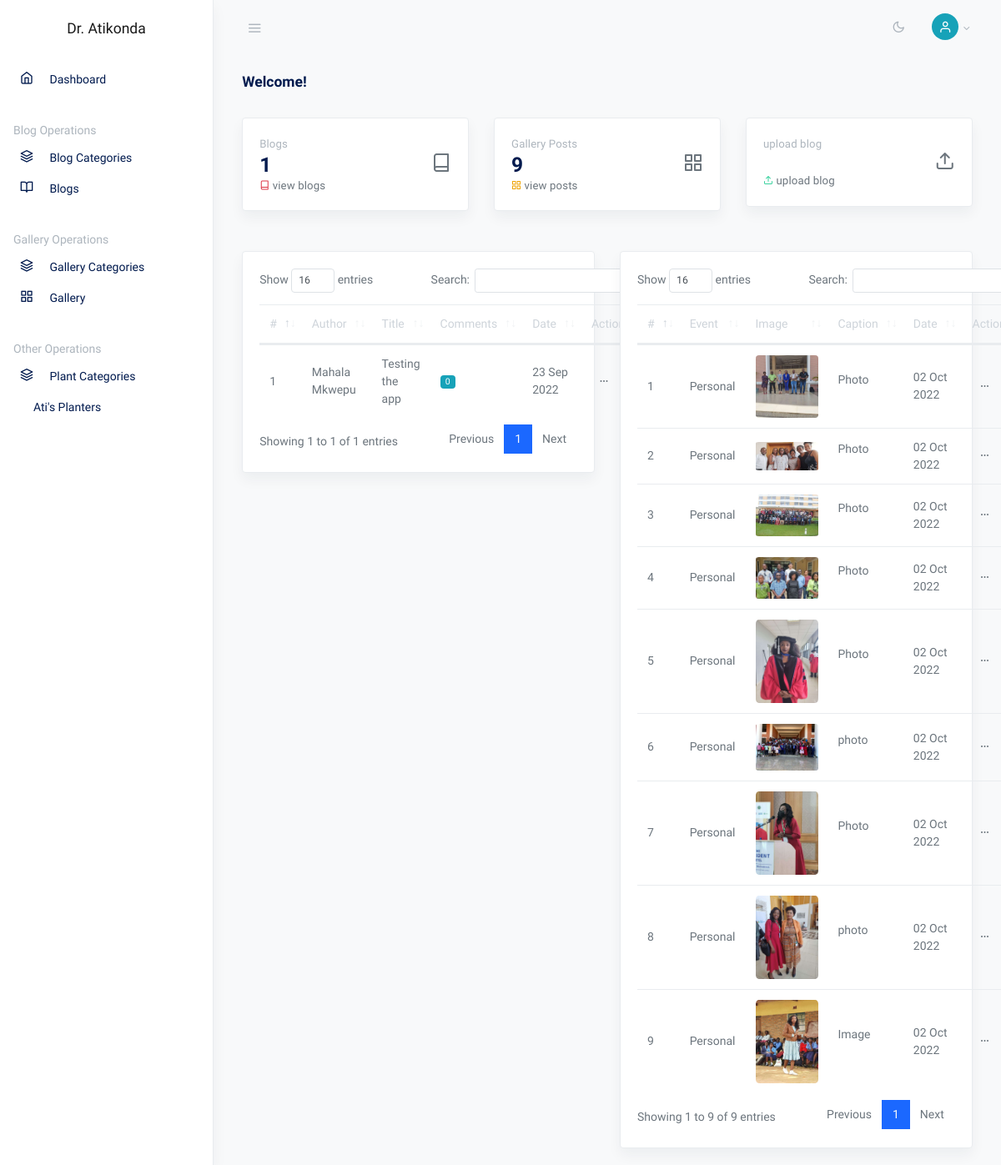
/admin/dashboard.php (signed in), run on an earlier commit of the app's database.
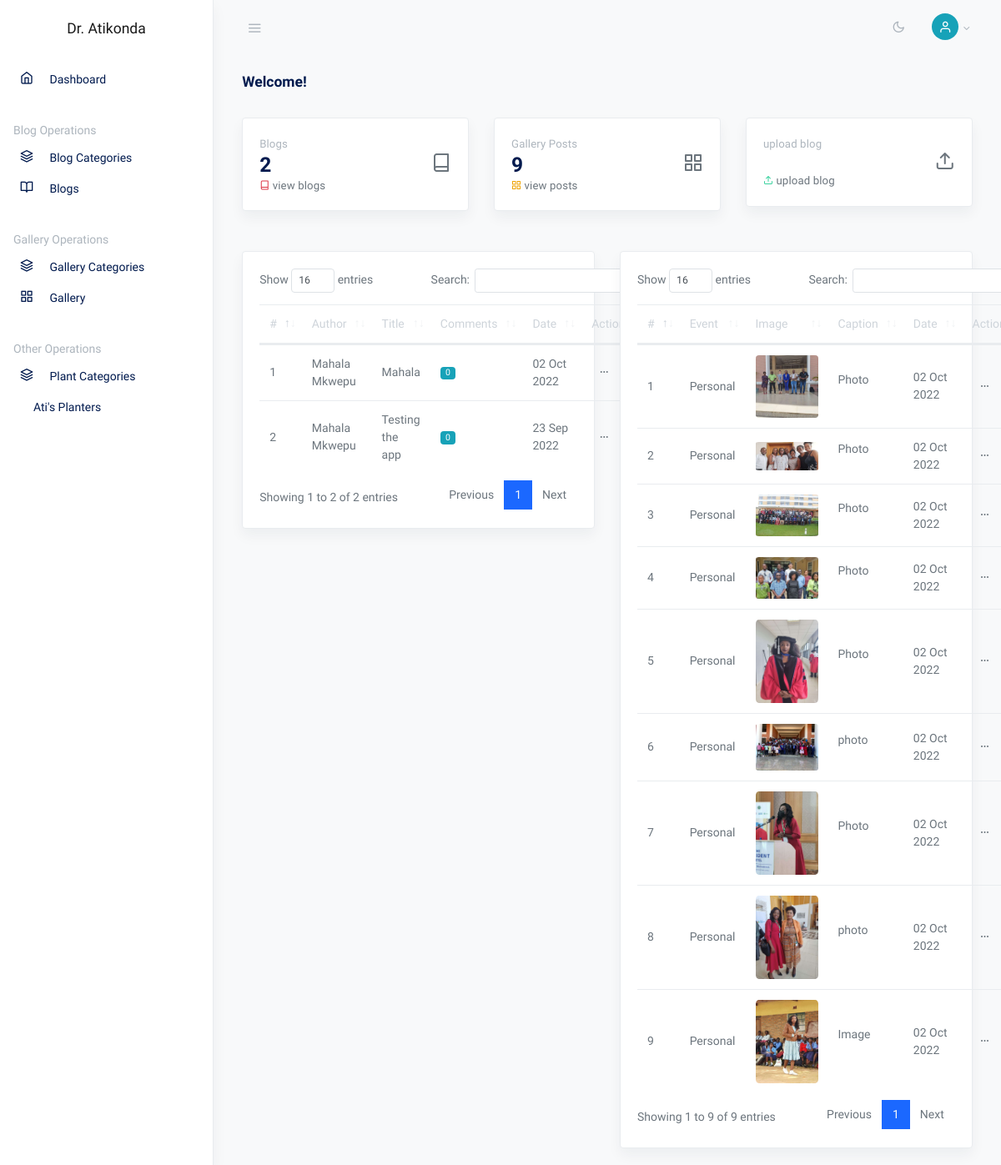
And on a later commit of the database.
### tables this page shows
CREATE TABLE IF NOT EXISTS `blogs` (
  `blog_id` int(11) NOT NULL AUTO_INCREMENT,
  `category_id` int(11) DEFAULT NULL,
  `title` varchar(200) DEFAULT NULL,
  `author` varchar(200) DEFAULT NULL,
  `image` varchar(200) DEFAULT NULL,
  `content` text,
  `date` date DEFAULT NULL,
  PRIMARY KEY (`blog_id`)
);

CREATE TABLE IF NOT EXISTS `gallery` (
  `gallery_id` int(11) NOT NULL AUTO_INCREMENT,
  `category_id` int(11) DEFAULT NULL,
  `event` text,
  `image` varchar(500) DEFAULT NULL,
  `caption` text,
  `upload_date` datetime DEFAULT CURRENT_TIMESTAMP,
  PRIMARY KEY (`gallery_id`)
);

CREATE TABLE IF NOT EXISTS `gallery_categories` (
  `category_id` int(11) NOT NULL AUTO_INCREMENT,
  `category_name` varchar(500) DEFAULT NULL,
  `upload_date` date DEFAULT NULL,
  PRIMARY KEY (`category_id`)
);

### classes/dbh.class.php (called while the page is built)
<?php
class Dbh{
	private $host = "localhost";
	private $user = "root";
	private $pwd = "";
	private $dbname = "atikonda";
	protected function connect(){
	$dsn = 'mysql:host=' . $this->host . ';dbname='. $this->dbname;
	$pdo =  new PDO($dsn, $this->user, $this->pwd, array(PDO::ATTR_ERRMODE => PDO::ERRMODE_WARNING));
    $pdo->setAttribute(PDO::ATTR_DEFAULT_FETCH_MODE, PDO::FETCH_ASSOC);
    return $pdo;
	}
}
?>

### classes/blog.class.php (called while the page is built, shortened)
<?php
include_once "dbh.class.php";
class Blog extends Dbh
{
    protected function viewsBlog()
    {
        $sql = "SELECT * FROM `blogs` INNER JOIN `categories` ON blogs.category_id = categories.category_id ORDER BY blogs.blog_id DESC";
        $stmt = $this->connect()->query($sql);
        return $stmt->fetchAll();
    }
    protected function countsBlog()
    {
        $sql = "SELECT * FROM `blogs` INNER JOIN `categories` ON blogs.category_id = categories.category_id";
        $stmt = $this->connect()->query($sql);
        return $stmt->rowCount();
    }
    protected function countsComments($id)
    {
        $sql = "SELECT * FROM `comments` WHERE `blog_id` = ?";
        $stmt = $this->connect()->prepare($sql);
        $stmt->execute([$id]);
        return $stmt->rowCount();
    }
}

### classes/blogcontr.class.php (called while the page is built, shortened)
<?php
include_once "blog.class.php";
class BlogContr extends Blog
{
    public function viewBlog()
    {
        return $this->viewsBlog();
    }
    public function countBlog()
    {
        return $this->countsBlog();
    }
    public function countComments($blog_id)
    {
        return $this->countsComments($blog_id);
    }
}

### classes/gallery.class.php (called while the page is built, shortened)
<?php
include_once "dbh.class.php";
class gallery extends Dbh
{
    protected function viewsgallery()
    {
        $sql = "SELECT * FROM `gallery` INNER JOIN `gallery_categories` ON gallery.category_id = gallery_categories.category_id ORDER BY gallery.gallery_id DESC";
        $stmt = $this->connect()->query($sql);
        return $stmt->fetchAll();
    }
}

### classes/gallerycontr.class.php (called while the page is built, shortened)
<?php
include_once "gallery.class.php";
class galleryContr extends gallery
{
    public function viewgallery()
    {
        return $this->viewsgallery();
    }
}

### admin/dashboard.php (the view, shortened to what the changed rows need)
<?php
include_once "../classes/blogcontr.class.php";
include_once "../classes/gallerycontr.class.php";
$gallery = new GalleryContr;
$blog = new BlogContr;
?>
<!doctype html>
<html lang="en">
<head>
  <link rel="stylesheet" href="css/simplebar.css">
  <link rel="stylesheet" href="css/feather.css">
  <link rel="stylesheet" href="css/dataTables.bootstrap4.css">
  <link rel="stylesheet" href="css/daterangepicker.css">
  <link rel="stylesheet" href="css/app-light.css" id="lightTheme">
  <link rel="stylesheet" href="css/app-dark.css" id="darkTheme" disabled>
</head>
<body class="vertical  light  ">
  <div class="wrapper">
    <main role="main" class="main-content">
      <div class="container-fluid">
        <div class="row justify-content-center">
          <div class="col-12">
            <div class="row align-items-center mb-2">
              <div class="col">
                <h2 class="h5 page-title">Welcome!</h2>
              </div>
            </div>
            <div class="row my-4">
              <div class="col-md-4">
                <div class="card shadow mb-4">
                  <div class="card-body">
                    <div class="row align-items-center">
                      <div class="col">
                        <small class="text-muted mb-1">Blogs</small>
                        <?php
                        $blogs = $blog->countBlog();
                        ?>
                        <h3 class="card-title mb-0"><?php echo $blogs ?></h3>
                        <p class="small text-muted mb-0"><a href="./blogs.php"><span class="fe fe-book fe-12 text-danger"></span> <span class="text-secondary">view blogs</span></a></p>
                      </div>
                    </div>
                  </div>
                </div>
              </div>
            </div>
            <div class="row">
              <div class="col-12">
                <div class="row">
                  <div class="col-md-6">
                    <div class="card shadow">
                      <div class="card-body">
                        <table class="table datatables" id="dataTable-1">
                          <thead>
                            <tr>
                              <th>#</th>
                              <th>Author</th>
                              <th>Title</th>
                              <th>Comments</th>
                              <th>Date</th>
                              <th>Action</th>
                            </tr>
                          </thead>
                          <tbody>
                            <?php
                            $row = $blog->viewBlog();
                            $index = 1;
                            foreach ($row as $rw) {
                              $date = strtotime($rw['date']);
                              $comments = $blog->countComments($rw['blog_id']);
                            ?>
                              <tr>
                                <td><?php echo $index; ?></td>
                                <td scope="col" style="text-transform:capitalize;"><?php echo $rw['author']; ?></td>
                                <td><?php echo $rw['title']; ?></td>
                                <td>
                                  <span class="badge badge-pill badge-info"><?php echo $comments; ?></span>
                                </td>
                                <td><?php echo date("d M Y", $date); ?></td>
                                <td><button class="btn btn-sm dropdown-toggle more-horizontal" type="button" data-toggle="dropdown" aria-haspopup="true" aria-expanded="false">
                                  </button>
                                </td>
                              </tr>
                            <?php
                              $index++;
                            }
                            ?>
                          </tbody>
                        </table>
                      </div>
                    </div>
                  </div>
                  <div class="col-md-6">
                    <div class="card shadow">
                      <div class="card-body">
                        <table class="table datatables" id="dataTable-2">
                          <thead>
                            <tr>
                              <th>#</th>
                              <th>Event</th>
                              <th>Image</th>
                              <th>Caption</th>
                              <th>Date</th>
                              <th>Action</th>
                            </tr>
                          </thead>
                          <tbody>
                            <?php
                            $row = $gallery->viewgallery();
                            $index = 1;
                            foreach ($row as $rw) {
                              $date = strtotime($rw['upload_date']);
                            ?>
                              <tr>
                                <td><?php echo $index; ?></td>
                                <td scope="col" style="text-transform:capitalize;"><?php echo $rw['event']; ?></td>
                                <td> <img src="../img/gallery/<?php echo $rw['image']; ?>" style="width: 75px; border-radius:5%;" alt="" srcset=""></td>
                                <td><?php echo $rw['caption']; ?></td>
                                <td><?php echo date("d M Y", $date); ?></td>
                                <td><button class="btn btn-sm dropdown-toggle more-horizontal" type="button" data-toggle="dropdown" aria-haspopup="true" aria-expanded="false">
                                  </button>
                                </td>
                              </tr>
                            <?php
                              $index++;
                            }
                            ?>
                          </tbody>
                        </table>
                      </div>
                    </div>
                  </div>
                </div>
              </div>
            </div>
          </div>
        </div>
      </div>
    </main>
  </div>
</body>
</html>

What changed in the data, as far as the page shows it:
added blogs: author "Mahala Mkwepu", title "Mahala", comments "0", date "02 Oct 2022"
Also different on the page:
$blogs: "1" → "2"
text written by a page script: "Show entries Search: Showing 1 to 1 of 1 entries Previous 1 Next" → "Show entries Search: Showing 1 to 2 of 2 entries Previous 1 Next"
